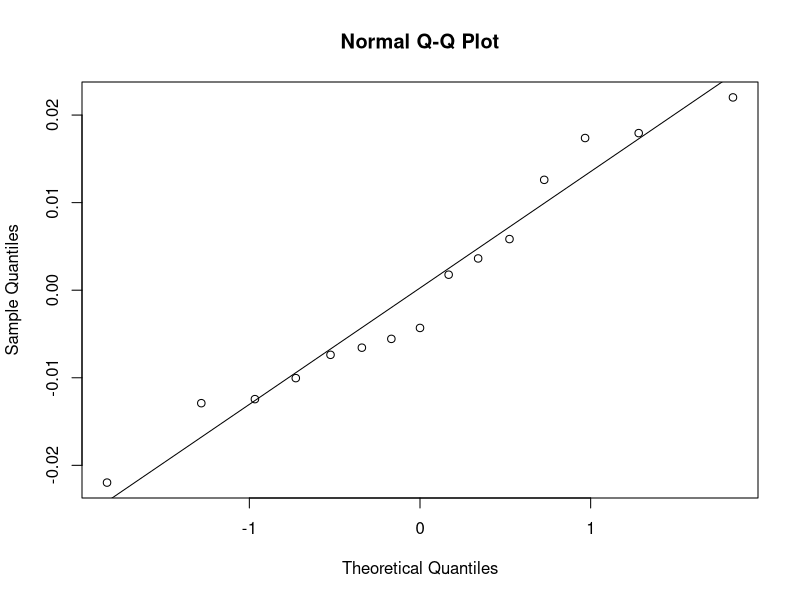
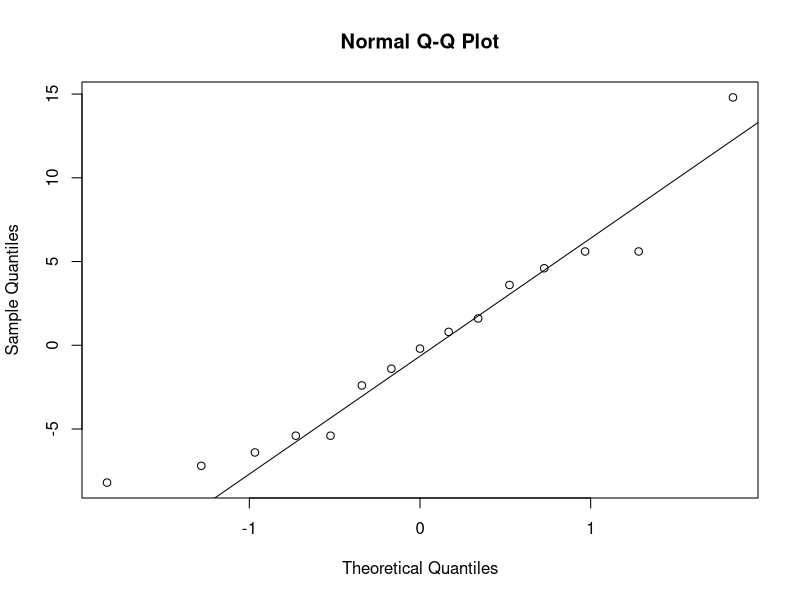
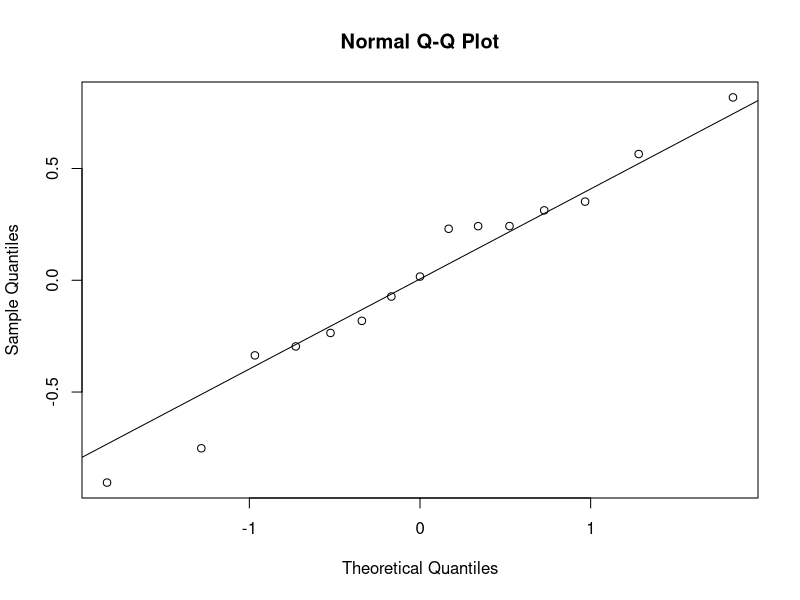
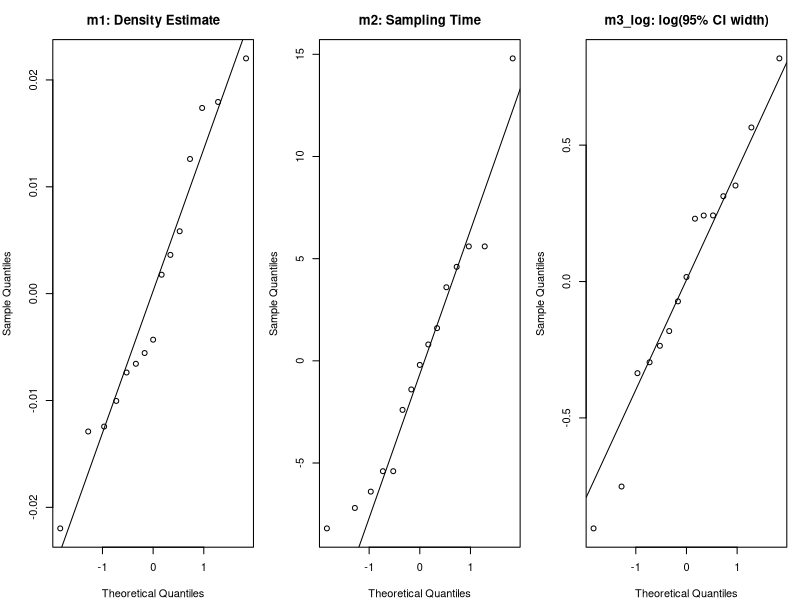
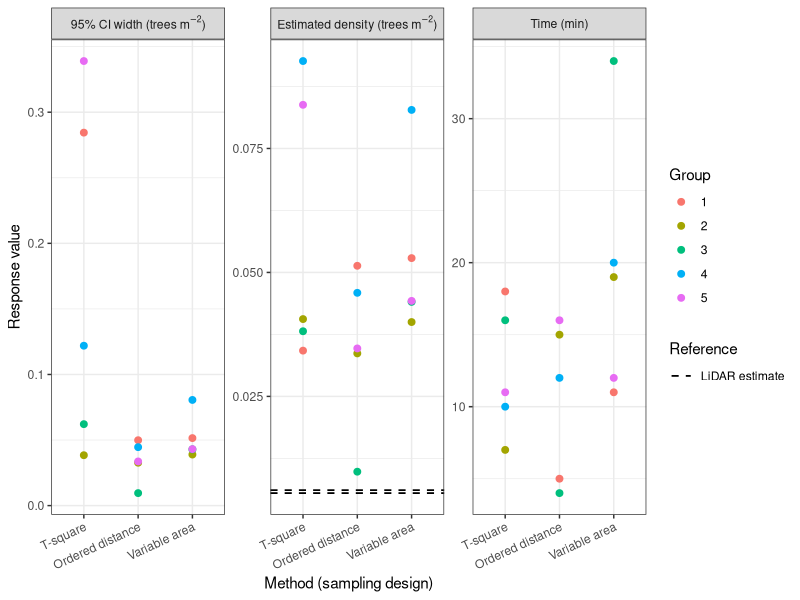
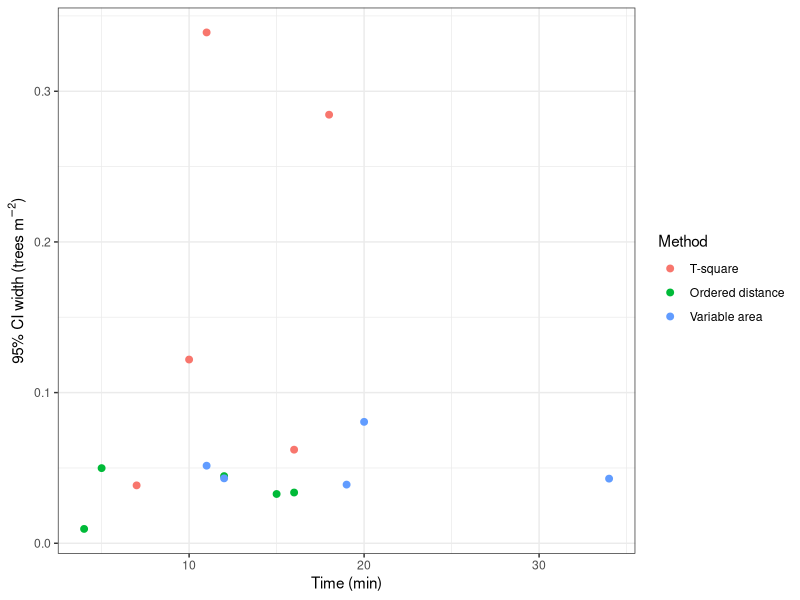

Generate these figures, in order, with R:
# packages
library(tidyverse)
library(lmerTest)

# read
forest <- read_csv("data_raw/transectdata.csv")
forest$method <- as.factor(forest$method)
forest$group_id <- as.factor(forest$group_id)
forest$x <- as.numeric(forest$x)
forest$z <- as.numeric(forest$z)

# create separate mini dtf
tsq <- filter(forest, method=="tsquare")
ord <- filter(forest, method=="ordered_distance")
vari <- filter(forest, method=="variable_area")

# tsqaure
tsq.magic <- tsq %>%
  mutate(areaz = (pi*z*z),
         areax = (pi*x*x),
         areaxz = (areaz+areax)/1.5)

# intermediates
tsq.magic <- tsq %>%
  mutate(areaz = (pi*z*z),
         areax = (pi*x*x),
         areaxz = (areaz+areax)/1.5) %>%
  group_by(group_id) %>%
  summarise(method = first(method),
            meanx=mean(x, na.rm=TRUE),
            sumx=sum(x, na.rm=TRUE),
            varx=var(x, na.rm=TRUE),
            time=first(time),
            number =sum(x>=0, na.rm=TRUE),
            meanareaxz = mean(areaxz, na.rm=TRUE),
            sdareaxz = sd(areaxz, na.rm=TRUE),
            sumz=sum(z, na.rm=TRUE),
            se = sd(areaxz)/sqrt(number),
            est = number*number/(2*sumx*sqrt(2)*sumz),
            lower = 1/(0.5*(meanareaxz+1.96*se)),
            upper = 1/(0.5*(meanareaxz-1.96*se)),
            )

# summary stats
ord.magic <- ord %>%
  group_by(group_id) %>%
  summarise(meanx=mean(x, na.rm=TRUE),
            sumsqx=sum(x^2, na.rm=TRUE),
            sumx=sum(x, na.rm=TRUE),
            varx=var(x, na.rm=TRUE),
            method=first(method),
            time=first(time),
            number=sum(x>=0, na.rm=TRUE))

# density estimator
ord.magic$est <- (3*ord.magic$number-1)/(pi*ord.magic$sumsqx)
ord.magic$se <- sqrt((ord.magic$est^2)/(3*6-2)) 
ord.magic$lower <- (((12*6-1)^0.5-1.96)/(4*pi*ord.magic$sumsqx)^0.5)^2
ord.magic$upper <- (((12*6-1)^0.5+1.96)/(4*pi*ord.magic$sumsqx)^0.5)^2

# variable area intermediates
vari.magic <- vari %>%
  group_by(group_id) %>%
  summarise(meanx=mean(x, na.rm=TRUE),
            sumsqx=sum(x^2, na.rm=TRUE),
            sumx=sum(x, na.rm=TRUE),
            varx=var(x, na.rm=TRUE),
            method=first(method),
            time=first(time),
            number=sum(x>=0, na.rm=TRUE))

vari.magic$est <- (3*vari.magic$number-1)/(6*vari.magic$sumx)
vari.magic$se <- sqrt((vari.magic$est^2)/(3*6-2))

C1<-qchisq(p=1-0.975,df=6*6)
C2<-qchisq(p=1-0.025,df=6*6)
vari.magic$lower<-C1/(2*6*vari.magic$sumx)
vari.magic$upper<-C2/(2*6*vari.magic$sumx)

# join dataframes
sumdata<-tsq.magic %>%
  full_join(ord.magic) %>%
  full_join(vari.magic) %>%
  mutate(interval=upper-lower)

# randomized block anova
m1<-lmer(est~method+(1|group_id), data=sumdata)
anova(m1)
m2<-lmer(time~method+(1|group_id), data=sumdata)
anova(m2)
sumdata$ci_width <- sumdata$upper - sumdata$lower # calculate precision
m3<-lmer(ci_width~method+(1|group_id), data=sumdata)
anova(m3)

# normalize
sumdata$method <- as.factor(sumdata$method)
sumdata$group_id <- as.factor(sumdata$group_id)

# log-transform precision
m3_log <- lmer(log(ci_width) ~ method + (1 | group_id), data = sumdata)
anova(m3_log)

# check residuals
par(mfrow=c(1,1))
qqnorm(residuals(m1))
qqline(residuals(m1))
qqnorm(residuals(m2))
qqline(residuals(m2))
qqnorm(residuals(m3_log))
qqline(residuals(m3_log))

# put all three QQ plots side by side
par(mfrow = c(1, 3), mar = c(4, 4, 3, 1))

qqnorm(residuals(m1), main = "m1: Density Estimate")
qqline(residuals(m1))

qqnorm(residuals(m2), main = "m2: Sampling Time")
qqline(residuals(m2))

qqnorm(residuals(m3_log), main = "m3_log: log(95% CI width)")
qqline(residuals(m3_log))

# reset plotting layout
par(mfrow = c(1, 1))

# plot
sumdata_plot <- sumdata %>%
  mutate(
    group_id = factor(group_id),
    method = factor(
      method,
      levels = c("tsquare", "ordered_distance", "variable_area"),
      labels = c("T-square", "Ordered distance", "Variable area")
    ),
    interval = upper - lower
  ) %>%
  filter(is.finite(est), is.finite(time), is.finite(interval),
         est > 0, time > 0, interval > 0)

# long format
sumdata_long <- sumdata_plot %>%
  select(group_id, method, est, time, interval) %>%
  pivot_longer(cols = c(est, time, interval),
               names_to = "metric", values_to = "value") %>%
  mutate(
    metric = case_when(
      metric == "est"      ~ "'Estimated density ('*trees~m^{-2}*')'",
      metric == "interval" ~ "'95% CI width ('*trees~m^{-2}*')'",
      metric == "time"     ~ "'Time (min)'"
    ),
    metric = factor(metric, levels = c(
      "'95% CI width ('*trees~m^{-2}*')'",
      "'Estimated density ('*trees~m^{-2}*')'",
      "'Time (min)'"
    ))
  )

# LiDAR  
lidar_lines <- tibble(
  metric = "'Estimated density ('*trees~m^{-2}*')'",
  y = c(0.0055, 0.0061),
  ref = "LiDAR estimate")

# plot
p_final <- ggplot(sumdata_long, 
                  aes(x = method, 
                      y = value)) +
  geom_point(aes(colour = group_id), size = 2) +
  geom_hline(
    data = lidar_lines,
    aes(yintercept = y, 
        linetype = ref),
    linewidth = 0.6,
    colour = "black",
    inherit.aes = FALSE
  ) +
  scale_linetype_manual(values = c("LiDAR estimate" = "dashed")) +
  facet_wrap(~ metric, 
             scales = "free_y", 
             nrow = 1, 
             labeller = label_parsed) +
  theme_bw() +
  theme(legend.position = "right") +
  guides(
    colour = guide_legend(order = 1),
    linetype = guide_legend(order = 2)) +
  labs(
    x = "Method (sampling design)",
    y = "Response value",
    colour = "Group",
    linetype = "Reference"
  ) +
  theme(
    axis.text.x = element_text(angle = 25, hjust = 1, vjust = 1))

p_final

# tradeoff plot
p_eff <- sumdata %>%
  mutate(
    method = factor(method,
                    levels = c("tsquare", "ordered_distance", "variable_area"),
                    labels = c("T-square", "Ordered distance", "Variable area")
    ),
    ci_width = upper - lower
  ) %>%
  ggplot(aes(x = time, y = ci_width, colour = method)) +
  geom_point(size = 2) +
  theme_bw() +
  theme(legend.position = "right") +
  labs(
    x = "Time (min)",
    y = expression("95% CI width ("*trees~m^{-2}*")"),
    colour = "Method"
  )

p_eff
